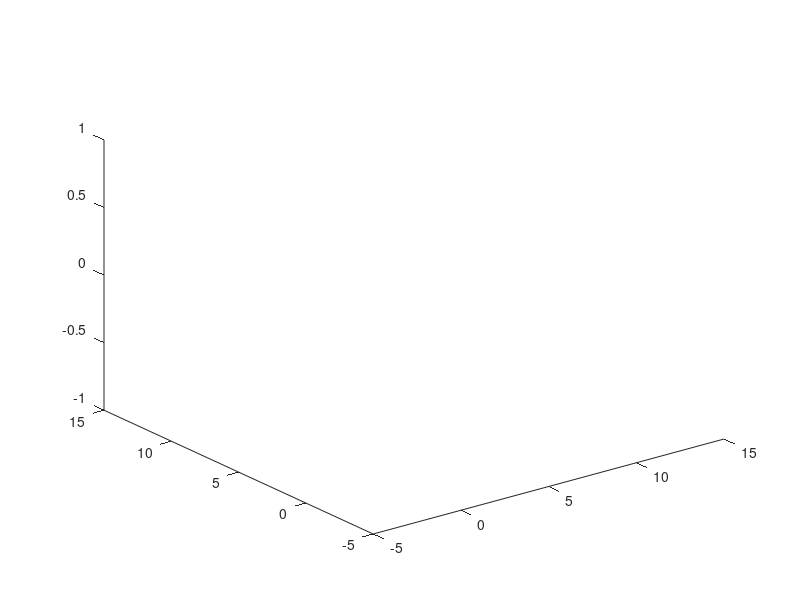

Here is the MATLAB script that generated this plot:
close all
clear
clc

base_len = 10;
crank_len = 3;
n = 2;


% DH parameters for subsystem 2

alpha_sub2 = [0; 0];

d_sub2_i = [0; 0];
d_sub2_f = [0; 0];
% theta      = [the0 ; theata3]
theta_sub2_i = [0; 0]
theta_sub2_f = [90; 90]




% DH parameters for subsystem 1
alpha_sub1 = [0; 70];
ai_sub1 = [0; 0];



% d_sub1_i = [0; 13];
% d_sub1_f = [0; 10.44];
% theta_sub1_i = [90; 0]
% theta_sub1_f = [150; 0]
% 


for j=1:90
    %     Input subsystem 2
    theta_sub2 = theta_sub2_i + (theta_sub2_f - theta_sub2_i)*(j/90);
    di_sub2 =[0; 0]  % d_sub2_i + (d_sub2_f - d_sub2_i)*(j/90);
    
    ai_sub2 = [10;0];% need to be change
    
    
    
    %     Input subsystem 1
    
    theta1 = atan((base_len + crank_len*cosd(theta_sub2(2)))/crank_len*sind(theta_sub2(2)));
    b2     = (crank_len*sind(theta_sub2(2)))*cosd(theta_sub2(2));
    
    di_sub1 = [0; b2];
    theta_sub1 = [theta1; 0];
%     theta_sub1 = theta_sub1_i + (theta_sub1_f - theta_sub1_i)*(j/90);
%     di_sub1 = d_sub1_i + (d_sub1_f - d_sub1_i)*(j/90);
    
    
    
    
    
    Temp_subsystem1 = eye(4,4);
    Temp_subsystem2 = eye(4,4);
    
    for i = 1:n
        
        
        
        % For subsystem 2
        T_i_i_1_subsystem2 = [  cosd(theta_sub2(i))                           -sind(theta_sub2(i))                         0                          ai_sub2(i)
            sind(theta_sub2(i))*cosd(alpha_sub2(i))             cosd(theta_sub2(i))*cosd(alpha_sub2(i))         -sind(alpha_sub2(i))        -sind(alpha_sub2(i))*di_sub2(i)
            sind(theta_sub2(i))*sind(alpha_sub2(i))             cosd(theta_sub2(i))*sind(alpha_sub2(i))          cosd(alpha_sub2(i))         cosd(alpha_sub2(i))*di_sub2(i)
            0                                           0                                    0                           1                  ];
        
        
        Ti0_subsystem2(:,:,i) = Temp_subsystem2*T_i_i_1_subsystem2;
        
        Oi0_subsystem2(1:3,i)=Ti0_subsystem2(1:3,4,i);
        
%         plot(Oi0_subsystem2(1,:), Oi0_subsystem2(2,:))
%         
%         axis([-5 15 -5 15])
%         pause(0.1)
        
        Temp_subsystem2 = Ti0_subsystem2(:,:,i);
        
        
        
        
        
        
        
        %for subsystem 1
        T_i_i_1_subsystem1= [  cosd(theta_sub1(i))                           -sind(theta_sub1(i))                           0                          ai_sub1(i)
            sind(theta_sub1(i))*cosd(alpha_sub1(i))         cosd(theta_sub1(i))*cosd(alpha_sub1(i))      -sind(alpha_sub1(i))        -sind(alpha_sub1(i))*di_sub1(i)
            sind(theta_sub1(i))*sind(alpha_sub1(i))          cosd(theta_sub1(i))*sind(alpha_sub1(i))       cosd(alpha_sub1(i))         cosd(alpha_sub1(i))*di_sub1(i)
            0                                           0                                         0                           1                  ];
        
        Ti0_subsystem1(:,:,i) = Temp_subsystem1*T_i_i_1_subsystem1;
        Oi0_subsystem1(1:3,i)=Ti0_subsystem1(1:3,4,i);
        
        
        
        
        plot3(Oi0_subsystem1(1,:), Oi0_subsystem1(2,:), Oi0_subsystem1(2,:), 'r', Oi0_subsystem2(1,:), Oi0_subsystem2(2,:), Oi0_subsystem2(2,:), 'g',"LineWidth",2)
        axis([-5 15 -5 15])
        pause(0.1)
        
        Temp_subsystem1 = Ti0_subsystem1(:,:,i);
        
    end
    
    
    
end




% 
% % syms theta1 b2
% % DH paremeters
% alpha_sub2 = [0; 0];
% 
% % di = [0; 0];
% % theta = [theta3-90; 90];
% 
% d_sub2_i = [0; 2];
% d_sub2_f = [0; 5];
% theta_sub2_i = [0; 0]
% theta_sub2_f = [90; 0]
% 
% 
% for j=1:90
%     
%     theta_sub2 = theta_sub2_i + (theta_sub2_f - theta_sub2_i)*(j/90);
%     di_sub2 = d_sub2_i + (d_sub2_f - d_sub2_i)*(j/90);
%     ai_sub2 = [10; 3];
%     
%     Temp_subsystem2 = eye(4,4);
%     
%     for i = 1:n
%         T_i_i_1_subsystem2 = [  cosd(theta_sub2(i))                           -sind(theta_sub2(i))                         0                          ai_sub2(i)
%             sind(theta_sub2(i))*cosd(alpha_sub2(i))             cosd(theta_sub2(i))*cosd(alpha_sub2(i))         -sind(alpha_sub2(i))        -sind(alpha_sub2(i))*di_sub2(i)
%             sind(theta_sub2(i))*sind(alpha_sub2(i))             cosd(theta_sub2(i))*sind(alpha_sub2(i))          cosd(alpha_sub2(i))         cosd(alpha_sub2(i))*di_sub2(i)
%             0                                           0                                    0                           1                  ];
%         
%         
%         Ti0_subsystem2(:,:,i) = Temp_subsystem2*T_i_i_1_subsystem2;
%         
%         Oi0_subsystem2(1:3,i)=Ti0_subsystem2(1:3,4,i);
%         
%         
%         plot(Oi0_subsystem2(1,:), Oi0_subsystem2(2,:))
%         
%         axis([-5 15 -5 15])
%         pause(0.1)
%         
%         Temp_subsystem2 = Ti0_subsystem2(:,:,i);
%         
%     end
%     
%     
%     
% end